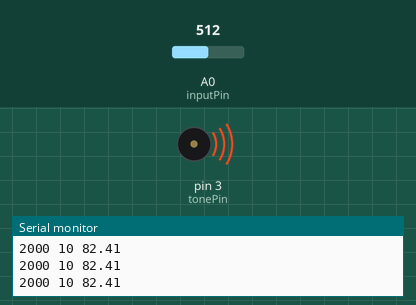
Recording of a sketch running on a simulated Arduino Uno, built with avr-gcc and run on an emulated ATmega328P. On the bench: buzzer (waves = sounding), the last lines printed to the serial monitor. The inputs (shaded band) are chosen by the test bench; at power-on: A0 (inputPin) = 512.

Above: at 1.2 s.
1.3 s: A0 (inputPin) set to 41
At 2.1 s:
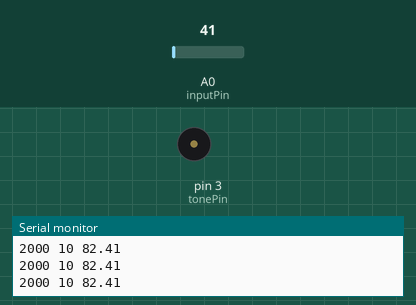
2.8 s: A0 (inputPin) set to 54
At 4.2 s:
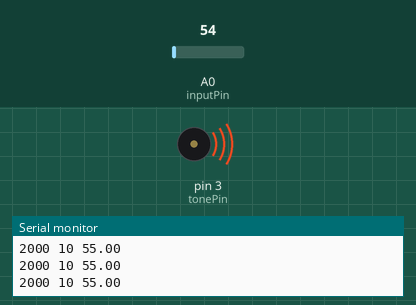
5.8 s: A0 (inputPin) set to 0
At 6.7 s:
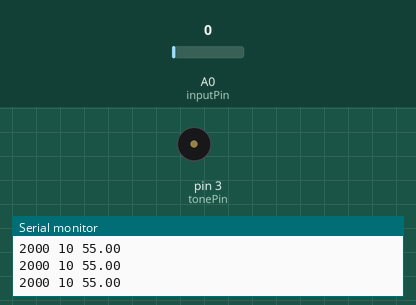
7.3 s: A0 (inputPin) set to 61
At 7.6 s:
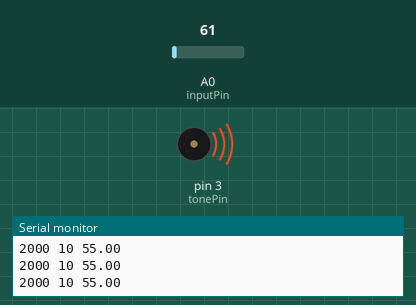
Timing chart, 0 to 9.8 s (numbered marks = the images above; inputs shaded):
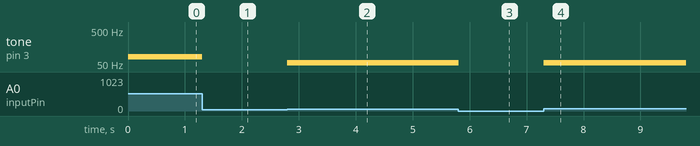

Measured:
- the behaviour switches between 51 and 52 on A0 (inputPin) (found by bisection; images 1 and 2)
- after the input at 1.3 s, tone on pin 3 (tonePin): 82 Hz → silent at once
- after the input at 2.8 s, tone on pin 3 (tonePin): silent → 55 Hz at once
- after the input at 5.8 s, tone on pin 3 (tonePin): 55 Hz → silent at once
- after the input at 7.3 s, tone on pin 3 (tonePin): silent → 55 Hz at once

The sketch:

QuantizedRibbonSynth.ino
```cpp
//Code borrowed from https://docs.arduino.cc/built-in-examples/analog/Smoothing/

// value to determine the size of the readings array.
const int numReadings = 3;  //bigger number provide more stable pitch, but longer glide time

int readings[numReadings];  // the readings from the analog input
int readIndex = 0;          // the index of the current reading
int total = 0;              // the running total
int average = 0;            // the average
int octave[] = {0,12,24,36,48,60,74};
int rootOffset[] = {0,1,2,3,4,5,6,7,8,9,10,11};

const int inputPin = A0;  // analog pin connected to ribbon's metal bar
const int tonePin = 3;    //digital pin for tone output

int lowThreshold = 51;  // minimum reading of the sensor (found using ribbonCheck code)
int highThreshold = 810; // update these if you change the ribbon

// Conversion from MIDI pitch codes to frequencies in Hz
static const float pitchFrequency[] = {
	   8.176,     8.662,     9.177,     9.723,    10.301,    10.913,    11.562,    12.250,    12.978,    13.750,    14.568,    15.434,
	  16.352,    17.324,    18.354,    19.445,    20.602,    21.827,    23.125,    24.500,    25.957,    27.500,    29.135,    30.868,
	  32.703,    34.648,    36.708,    38.891,    41.203,    43.654,    46.249,    48.999,    51.913,    55.000,    58.270,    61.735,
	  65.406,    69.296,    73.416,    77.782,    82.407,    87.307,    92.499,    97.999,   103.826,   110.000,   116.541,   123.471,
	 130.813,   138.591,   146.832,   155.563,   164.814,   174.614,   184.997,   195.998,   207.652,   220.000,   233.082,   246.942,
	 261.626,   277.183,   293.665,   311.127,   329.628,   349.228,   369.994,   391.995,   415.305,   440.000,   466.164,   493.883,
	 523.251,   554.365,   587.330,   622.254,   659.255,   698.456,   739.989,   783.991,   830.609,   880.000,   932.328,   987.767,
	1046.502,  1108.731,  1174.659,  1244.508,  1318.510,  1396.913,  1479.978,  1567.982,  1661.219,  1760.000,  1864.655,  1975.533,
	2093.005,  2217.461,  2349.318,  2489.016,  2637.020,  2793.826,  2959.955,  3135.963,  3322.438,  3520.000,  3729.310,  3951.066,
	4186.009,  4434.922,  4698.636,  4978.032,  5274.041,  5587.652,  5919.911,  6271.927,  6644.875,  7040.000,  7458.620,  7902.133,
	8372.018,  8869.844,  9397.273,  9956.063, 10548.082, 11175.303, 11839.822, 12543.854,
};


void setup() {
  Serial.begin(9600);
  //intialize all readings to 0
  for (int thisReading = 0; thisReading < numReadings; thisReading++) {
    readings[thisReading] = 0;
  }
}

void loop() {

  // get a sensor reading:
  // subtract the last reading:
  total = total - readings[readIndex];
  // read from the sensor:
  readings[readIndex] = analogRead(inputPin);
  // add the reading to the total:
  total = total + readings[readIndex];
  // advance to the next position in the array:
  readIndex = readIndex + 1;

  // if we're at the end of the array...
  if (readIndex >= numReadings) {
    // ...wrap around to the beginning:
    readIndex = 0;
  }

  // calculate the average:
  average = total / numReadings;

  // if the sensor is pressed:
  if (analogRead(inputPin) > lowThreshold) {
    // play a frequency relative corresponding to this sensor:
    int noteNum = map(average, lowThreshold, highThreshold, 0, 13);  //map reading value to desired frequency range
    noteNum = constrain(noteNum, 0, 120) + octave[2] + rootOffset[9];              //constrain the output to eliminate weirdness (comment out to allow weirdness)
    float freq = pitchFrequency[noteNum];
    tone(3, freq);                                 //generate a square wave on the tone pin

  //  /*
    //A bunch of printing to get info
    Serial.print(2000);  // print the counter
    Serial.print(" ");   // print a space
    Serial.print(10);    // print the counter
    Serial.print(" ");
    // int sensorReading = analogRead(A0);
    // Serial.print(sensorReading);
    // Serial.print(" ");
    Serial.println(freq);
    delay(1);           //tiny delay to stabalize serial printing
   // */

  }

  else {
    noTone(3);  //turn sound off if nothing is pressed
  }
}
```
